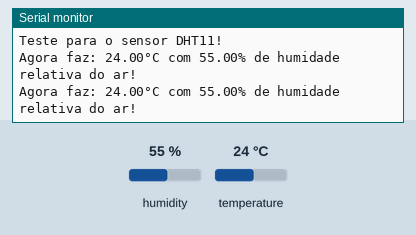
A sketch run on a simulated Arduino Uno, built with avr-gcc and run on an emulated ATmega328P. On the bench: the last lines printed to the serial monitor. The inputs (shaded band) are chosen by the test bench; at power-on: humidity 55 %, temperature 24 °C.

Above: at 4.8 s.
4.9 s: humidity set to 22 %
At 7.1 s:
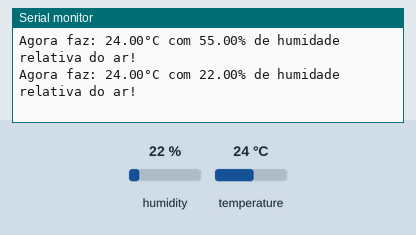
7.9 s: temperature set to 12 °C
At 9.5 s:
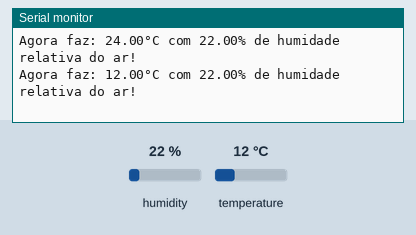
10.9 s: humidity set to 40 %
At 13.2 s:
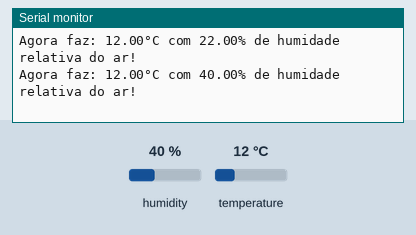
Timing chart, 0 to 14.7 s (numbered marks = the images above; inputs shaded):
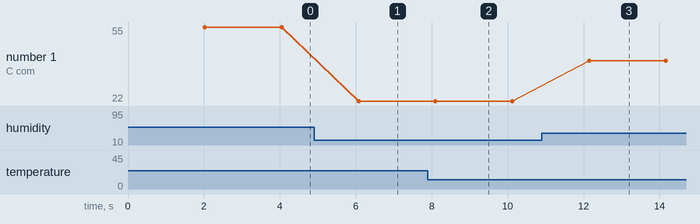

Measured:
- after the input at 4.9 s, the serial monitor: prints a new line after 1.2 s (image 1)
- after the input at 7.9 s, the serial monitor: prints a new line after 0.20 s (image 2)
- after the input at 10.9 s, the serial monitor: prints a new line after 1.2 s (image 3)
- plotted number 1: 55 → 22 after the input at 4.9 s, 22 → 40 after the input at 10.9 s

The sketch:

Temperatura_DHT11.ino
```cpp
#include "DHT.h"

#define DHTPIN A0     // Digital pin connected to the DHT sensor

// Uncomment whatever type you're using!
#define DHTTYPE DHT11   // DHT 11

DHT dht(DHTPIN, DHTTYPE);

void setup() {
  Serial.begin(9600);
  Serial.println(F("Teste para o sensor DHT11!"));

  dht.begin();
}

void loop() {
  // Wait a few seconds between measurements.
  delay(2000);

  // Reading temperature or humidity takes about 250 milliseconds!
  // Sensor readings may also be up to 2 seconds 'old' (its a very slow sensor)
  float h = dht.readHumidity();
  // Read temperature as Celsius (the default)
  float t = dht.readTemperature();

  // Check if any reads failed and exit early (to try again).
  if (isnan(h) || isnan(t)) {
    Serial.println(F("Failed to read from DHT sensor!"));
    return;
  }

  // Compute heat index in Celsius (isFahreheit = false)
  float hic = dht.computeHeatIndex(t, h, false);

  Serial.print(F("Agora faz: "));
  Serial.print(t);
  Serial.print(F("°C com "));
  Serial.print(h);
  Serial.println(F("% de humidade relativa do ar!"));

}
```
